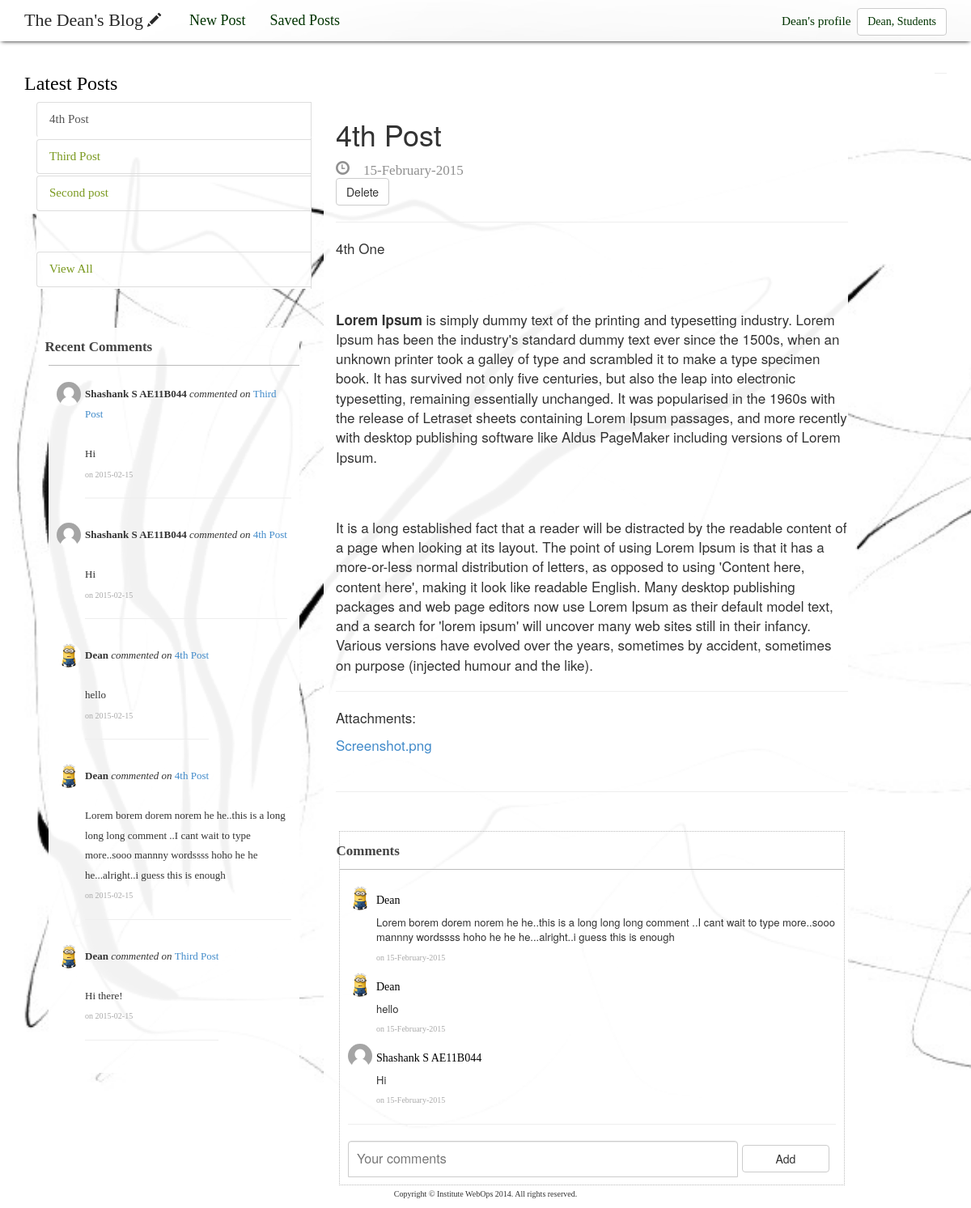
Page /homeUser.php (signed in) on the committed database.
### tables this page shows
CREATE TABLE IF NOT EXISTS `blog_posts` (
  `post_id` int(11) NOT NULL AUTO_INCREMENT,
  `post_title` varchar(250) NOT NULL,
  `content` text NOT NULL,
  `author_name` varchar(250) NOT NULL,
  `post_date` date NOT NULL,
  `comment` varchar(10) NOT NULL,
  `filename` varchar(500) NOT NULL,
  `publish` varchar(10) NOT NULL,
  PRIMARY KEY (`post_id`)
);

CREATE TABLE IF NOT EXISTS `comments` (
  `id` int(11) NOT NULL AUTO_INCREMENT,
  `author` varchar(50) NOT NULL,
  `comments` text NOT NULL,
  `postid` int(11) NOT NULL,
  `date` date NOT NULL,
  PRIMARY KEY (`id`)
);

### homeUser.php (the view, shortened to what this page needs)
<!DOCTYPE html>
<head>
	    <link href="css/bootstrap.css" rel="stylesheet">
	    <link href="css/stylesheet.css" rel="stylesheet">
</head>
<?php
	if($_SESSION['user']){
		$user = $_SESSION['user'];
	}
?>
<body>
	<div class='background'>
	<?php include 'header.php'; ?>
	<div class="container col-md-12 col-xs-12">
	<div class="row col-md-12 col-xs-12">
	    <div class="col-md-12 col-xs-12">
	       <h3 class="header" id="tabright">Latest Posts</h3>
	       <div class="tabbable tabs-left col-md-4">
		<ul class="nav nav-tabs col-md-12 col-xs-12">
		<?php
			$con = mysqli_connect("localhost", "root","testmysql123","DeanBlog") or die(mysql_error());
			$strSQL = "SELECT * FROM blog_posts ORDER BY post_id DESC";
			$query = mysqli_query($con,$strSQL);
			$i = 0;
			$sec = 0;
			while($i<7) {
				$row = mysqli_fetch_array($query);
				if($row == NULL)break;
				$sec = mysqli_real_escape_string($con, $_GET['sectionid']);
				if($sec == NULL) $sec = 0;
				if($i == $sec)echo' <li class="active"><a href="#'.$row['post_id'].'" data-toggle="tab">'.$row['post_title'].'</a></li>';
				else echo' <li><a href="#'.$row['post_id'].'" data-toggle="tab">'.$row['post_title'].'</a></li>';
				$i = $i+1;
			}
			echo '<br><br><li class="header" id="tabright"><a href="view.php">View All</a></li></ul>';
			echo'
			<div class="col-md-12 pull-left">';include 'recentcomments.php';echo'</div></div>
			<div class="col-md-7 col-xs-7 tab-content">';
			$query1 = mysqli_query($con,$strSQL);
			$j = 0;
			while($j<7) {
				$row = mysqli_fetch_array($query1);
				if($row == NULL)break;
				if($j == $sec) {
					     echo '<div class="tab-pane active" id="'.$row['post_id'].'"><h1>'.$row['post_title'].'</h1><span id="lightcolor" class="glyphicon glyphicon-time">&nbsp'.date('d-F-Y',strtotime($row['post_date'])).'</span>';
					     if($user) {
						 echo '<br><form id="delete" method="POST" action="deletepost.php">
						 <input type="hidden" name="id" value="'.$row['post_id'].'">
						 <button type="submit" class="btn btn-default delete">Delete</button>
						 </form>';
					      }
					echo '<hr><p>'.$row['content'].'</p>';
                                $filenames = unserialize($row['filename']);
                                if (!$filenames){
                                     echo '<hr><p>No attachments</p>';
                                }else{
                                     echo '<hr><p>Attachments:</p>';
                                foreach($filenames as $file){
                                        echo "<a href='uploads/".$file."' target='_blank'>".$file."</a><br>";}
				}
					if($row['comment'] == "disable") {echo '<br><hr><br><p class = "fontpara" align="center"><em>Comments have been disabled for this post</em></p><br><br>';}
					else {include 'comments.php';}
					echo '</div>';
				}
				else {
						 if($row['comment'] == "disable") {echo '<br><hr><br><p class = "fontpara" align="center"><em>Comments have been disabled for this post</em></p><br><br>';}
					     else {include 'comments.php';}
				}
				$j = $j+1;
			}
	      ?>
	      </div>
	    </div>
	</div>
<?php include 'footer.php'; ?>
</body>
</html>

### recentcomments.php (shortened to what this page needs)
<?php
	echo '<br><br><div id="commentsidebar">
    <div class="titleBox">
      <label class="fontpara">&nbsp&nbsp&nbsp&nbsp&nbsp&nbspRecent Comments</label>
    </div>
<div class="actionBox">
	 <ul class="commentList">';
	$sql1 = "SELECT * FROM comments ORDER BY id DESC";
	$query_comment = mysqli_query($con,$sql1);
	$index = 0;
	while ($index < 10) {
		$row = mysqli_fetch_array($query_comment);
		if($row == NULL) break;
		$id_comm = $row['postid'];
		$sql2 = "SELECT * FROM blog_posts where post_id = '$id_comm'";
		$query_blog = mysqli_query($con,$sql2);
		$post_corr = mysqli_fetch_array($query_blog);
		if ($row['author'] != 'Dean') {
		echo'<li>
                <div class="commenterImage">
                  <img src="./css/images/blank.png" />
                </div>';
		}
		if ($row['author'] == 'Dean') {
		echo'<li>
                <div class="commenterImage">
                  <img src="./css/images/minion.png" />
                </div>';
		}
		echo '
                <div class="commentText">';
		echo '<span class="gentext"><b>'.$row['author'].'</b><em> commented on </em><span id="comsidetitle"><a href="#'.$row['postid'].'" data-toggle="tab">'.$post_corr['post_title'].'</a></span><br><br>'.$row['comments'].'</span><br><span class="date sub-text">on '.$row['date'].'</span><br><hr>';
		$index = $index+1;
		echo '</div>
                </li>';
	}
	echo '</div></div>';
?>

### comments.php (shortened to what this page needs)
<?php
if($user)
$author=$fullname;
echo'<br><hr><br>
	<div class=detailBox2>
    <div>
    <div class="titleBox">
      <label class="fontpara">&nbsp&nbsp&nbsp&nbsp&nbsp&nbspComments</label>
    </div>
  <div class="actionBox">
        <ul class="commentList">';
$postid = $row['post_id'];
$strSQLcom = "SELECT * FROM comments WHERE postid = '$postid' ORDER BY id";
$querycom = mysqli_query($con,$strSQLcom);
while($comment = mysqli_fetch_array($querycom)) {
		if ($comment['author'] != 'Dean') {
		echo'<li>
                <div class="commenterImage">
                  <img src="./css/images/blank.png" />
                </div>';
		}
		if ($comment['author'] == 'Dean') {
		echo'<li>
                <div class="commenterImage">
                  <img src="./css/images/minion.png" />
                </div>';
		}
		echo '
                <div class="commentText">
		    <h5 class="header">'.$comment['author'].'</h5>';
                   echo ' <p>'.$comment['comments'].'</p> <span class="date sub-text">on '.date('d-F-Y',strtotime($comment['date'])).'</span>
                </div>
                </li>';
}
echo '</ul><hr>';
if(($user || $user_stud) ) {
echo '
        <form class="form-inline" role="form" action="addcomment.php" method="POST">
            <div class="form-group">
                <input class="form-control" type="text" placeholder="Your comments" name="comm" />
            </div>
            <div class="form-group">
		<input type="hidden" name="pid" value="'.$row['post_id'].'">
		<input type="hidden" name="author" value="'.$author.'">
		<input type="hidden" name="sectionid" value="'.$j.'">
		<input type="hidden" name="view" value="'.$view.'">
                <button class="btn btn-default" type="submit">Add</button>
            </div>
        </form>';
}
echo '
    </div>
</div></div>';
?>

### css/stylesheet.css (style rules this page uses)
body { margin-top: 70px; background-image:url('images/paint.jpg'); font-size:17px; background-size:cover; }
.nav-tabs { background-color: rgba(255,255,255,0.95); padding:0px; }
.tab-pane { background-color: rgba(255,255,255,0.95); padding-left:15px; height:100%; }
.tab-content { padding:0px; }
input[type="text"] { margin-bottom: -1px; border-bottom-left-radius: 0; border-bottom-right-radius: 0; }
.header { font-family: FontAwesome; color:black; }
#lightcolor { color:#909090; }
.fontpara { font-family:FontAwesome; }
.detailBox2 { border:1px dotted #bbb; margin:4px; }
.titleBox { //background-color:#fdfdfd; padding:10px; margin: 0 0 0 -40px; font-size:17px; }
.titleBox label { color:#444; margin:0; display:inline-block; }
.commentBox .form-group:first-child, .actionBox .form-group:first-child { width:80%; }
.commentBox .form-group:nth-child(2), .actionBox .form-group:nth-child(2) { width:18%; }
.actionBox .form-group * { width:100%; }
.commentList { padding:0; list-style:none; }
.commentList li { margin:0; margin-top:10px; }
.commentList li > div { display:table-cell; }
.commenterImage { width:30px; margin-right:5px; height:100%; float:left; }
.commenterImage img { width:100%; border-radius:50%; }
.commentText p { margin:0; font-size:13px; }
.sub-text { color:#aaa; font-family:verdana; font-size:10px; }
.actionBox { border-top:1px solid #bbb; padding:10px; }
#commentsidebar { background-color: rgba(255,255,255,0.95); }
.gentext { font-family:FontAwesome; font-size:13px; }
#comsidetitle { color:#008000; }
#tabright { //margin-left:30px; }

### rows in the picture
blog_posts: post_title "4th Post", post_date "15-February-2015", content "4th One Lorem Ipsum is simply dummy text of the printing and typesetting industry. Lorem Ipsum has been the industry's standard dummy text ever since the 1500s, when an unknown printer took a galley of type and scrambled it to make a type specimen book. It has survived not only five centuries, but also the leap into electronic typesetting, remaining essentially unchanged. It was popularised in the 1960s with the release of Letraset sheets containing Lorem Ipsum passages, and more recently with desktop publishing software like Aldus PageMaker including versions of Lorem Ipsum. It is a long established fact that a reader will be distracted by the readable content of a page when looking at its…", filename "Screenshot.png"
blog_posts: post_title "Third Post"
blog_posts: post_title "Second post"
comments: author "Shashank S AE11B044", blog_posts.post_title "Third Post", comments "Hi", date "2015-02-15"
comments: author "Shashank S AE11B044", blog_posts.post_title "4th Post", comments "Hi", date "2015-02-15", date "15-February-2015"
comments: author "Dean", blog_posts.post_title "4th Post", comments "hello", date "2015-02-15", date "15-February-2015"
comments: author "Dean", blog_posts.post_title "4th Post", comments "Lorem borem dorem norem he he..this is a long long long comment ..I cant wait to type more..sooo mannny wordssss hoho he he he...alright..i guess this is enough", date "2015-02-15", date "15-February-2015"
comments: author "Dean", blog_posts.post_title "Third Post", comments "Hi there!", date "2015-02-15"
